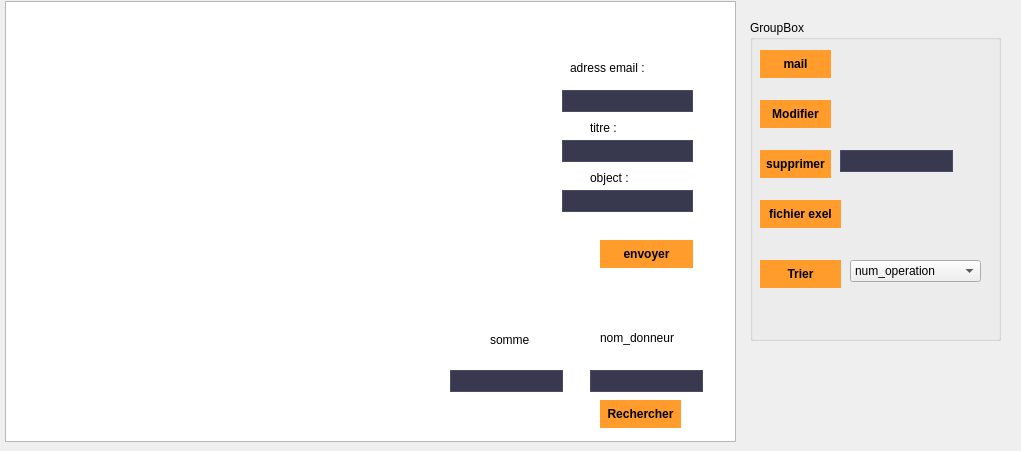
      <widget class="QWidget" name="page_5">
       <property name="geometry">
        <rect>
         <x>0</x>
         <y>0</y>
         <width>1021</width>
         <height>451</height>
        </rect>
       </property>
       <attribute name="icon">
        <iconset>
         <normaloff>../Downloads/icons8-livraison-de-nourriture-100 (1).png</normaloff>../Downloads/icons8-livraison-de-nourriture-100 (1).png</iconset>
       </attribute>
       <attribute name="label">
        <string>afficher dons financiers</string>
       </attribute>
       <widget class="QGroupBox" name="groupBox_4">
        <property name="geometry">
         <rect>
          <x>750</x>
          <y>20</y>
          <width>251</width>
          <height>321</height>
         </rect>
        </property>
        <property name="title">
         <string>GroupBox</string>
        </property>
        <widget class="QPushButton" name="pushButton_20">
         <property name="geometry">
          <rect>
           <x>10</x>
           <y>80</y>
           <width>71</width>
           <height>28</height>
          </rect>
         </property>
         <property name="styleSheet">
          <string notr="true">background-color: #ff9c2b;
	color: #000000;
	font-weight: bold;
	border-style: solid;
	border-color: #000000;
	padding: 6px;
</string>
         </property>
         <property name="text">
          <string>Modifier</string>
         </property>
         <property name="icon">
          <iconset>
           <normaloff>../Downloads/icons8-registration-100.png</normaloff>../Downloads/icons8-registration-100.png</iconset>
         </property>
        </widget>
        <widget class="QPushButton" name="bp_supprimer">
         <property name="geometry">
          <rect>
           <x>10</x>
           <y>130</y>
           <width>71</width>
           <height>28</height>
          </rect>
         </property>
         <property name="styleSheet">
          <string notr="true">background-color: #ff9c2b;
	color: #000000;
	font-weight: bold;
	border-style: solid;
	border-color: #000000;
	padding: 6px;</string>
         </property>
         <property name="text">
          <string>supprimer</string>
         </property>
         <property name="icon">
          <iconset>
           <normaloff>../Downloads/icons8-data-backup-64.png</normaloff>../Downloads/icons8-data-backup-64.png</iconset>
         </property>
        </widget>
        <widget class="QPushButton" name="exel">
         <property name="geometry">
          <rect>
           <x>10</x>
           <y>180</y>
           <width>81</width>
           <height>28</height>
          </rect>
         </property>
         <property name="styleSheet">
          <string notr="true">background-color: #ff9c2b;
	color: #000000;
	font-weight: bold;
	border-style: solid;
	border-color: #000000;
	padding: 6px;</string>
         </property>
         <property name="text">
          <string>fichier exel</string>
         </property>
         <property name="icon">
          <iconset>
           <normaloff>../Downloads/icons8-print-100.png</normaloff>../Downloads/icons8-print-100.png</iconset>
         </property>
        </widget>
        <widget class="QPushButton" name="Trier">
         <property name="geometry">
          <rect>
           <x>10</x>
           <y>240</y>
           <width>81</width>
           <height>28</height>
          </rect>
         </property>
         <property name="styleSheet">
          <string notr="true">background-color: #ff9c2b;
	color: #000000;
	font-weight: bold;
	border-style: solid;
	border-color: #000000;
	padding: 6px;</string>
         </property>
         <property name="text">
          <string>Trier</string>
         </property>
         <property name="icon">
          <iconset>
           <normaloff>../Downloads/icons8-location-100.png</normaloff>../Downloads/icons8-location-100.png</iconset>
         </property>
        </widget>
        <widget class="QComboBox" name="comboBox7">
         <property name="geometry">
          <rect>
           <x>100</x>
           <y>240</y>
           <width>131</width>
           <height>22</height>
          </rect>
         </property>
         <item>
          <property name="text">
           <string>num_operation</string>
          </property>
         </item>
         <item>
          <property name="text">
           <string>somme</string>
          </property>
         </item>
         <item>
          <property name="text">
           <string>nom_donneur</string>
          </property>
         </item>
        </widget>
        <widget class="QPushButton" name="mail">
         <property name="geometry">
          <rect>
           <x>10</x>
           <y>30</y>
           <width>71</width>
           <height>28</height>
          </rect>
         </property>
         <property name="styleSheet">
          <string notr="true">background-color: #ff9c2b;
	color: #000000;
	font-weight: bold;
	border-style: solid;
	border-color: #000000;
	padding: 6px;</string>
         </property>
         <property name="text">
          <string>mail</string>
         </property>
        </widget>
        <widget class="QLineEdit" name="id_supp">
         <property name="geometry">
          <rect>
           <x>90</x>
           <y>130</y>
           <width>113</width>
           <height>22</height>
          </rect>
         </property>
         <property name="styleSheet">
          <string notr="true">background-color: #38394e;
	color: #c1c1c1;
	border-style: solid;
	border-width: 1px;
	border-color: #4a4c68;</string>
         </property>
        </widget>
       </widget>
       <widget class="QTableView" name="tab_dons_financiers">
        <property name="geometry">
         <rect>
          <x>5</x>
          <y>1</y>
          <width>731</width>
          <height>441</height>
         </rect>
        </property>
       </widget>
       <widget class="QLineEdit" name="email">
        <property name="geometry">
         <rect>
          <x>562</x>
          <y>90</y>
          <width>131</width>
          <height>22</height>
         </rect>
        </property>
        <property name="styleSheet">
         <string notr="true">background-color: #38394e;
	color: #c1c1c1;
	border-style: solid;
	border-width: 1px;
	border-color: #4a4c68;</string>
        </property>
       </widget>
       <widget class="QLineEdit" name="subject">
        <property name="geometry">
         <rect>
          <x>562</x>
          <y>140</y>
          <width>131</width>
          <height>22</height>
         </rect>
        </property>
        <property name="styleSheet">
         <string notr="true">background-color: #38394e;
	color: #c1c1c1;
	border-style: solid;
	border-width: 1px;
	border-color: #4a4c68;</string>
        </property>
       </widget>
       <widget class="QLineEdit" name="body">
        <property name="geometry">
         <rect>
          <x>562</x>
          <y>190</y>
          <width>131</width>
          <height>22</height>
         </rect>
        </property>
        <property name="styleSheet">
         <string notr="true">background-color: #38394e;
	color: #c1c1c1;
	border-style: solid;
	border-width: 1px;
	border-color: #4a4c68;</string>
        </property>
       </widget>
       <widget class="QPushButton" name="b_email">
        <property name="geometry">
         <rect>
          <x>600</x>
          <y>240</y>
          <width>93</width>
          <height>28</height>
         </rect>
        </property>
        <property name="styleSheet">
         <string notr="true">background-color: #ff9c2b;
	color: #000000;
	font-weight: bold;
	border-style: solid;
	border-color: #000000;
	padding: 6px;
</string>
        </property>
        <property name="text">
         <string>envoyer</string>
        </property>
       </widget>
       <widget class="QLabel" name="label_17">
        <property name="geometry">
         <rect>
          <x>570</x>
          <y>60</y>
          <width>101</width>
          <height>16</height>
         </rect>
        </property>
        <property name="text">
         <string>adress email :</string>
        </property>
       </widget>
       <widget class="QLabel" name="label_18">
        <property name="geometry">
         <rect>
          <x>590</x>
          <y>120</y>
          <width>56</width>
          <height>16</height>
         </rect>
        </property>
        <property name="text">
         <string>titre :</string>
        </property>
       </widget>
       <widget class="QLabel" name="label_19">
        <property name="geometry">
         <rect>
          <x>590</x>
          <y>170</y>
          <width>56</width>
          <height>16</height>
         </rect>
        </property>
        <property name="text">
         <string>object :</string>
        </property>
       </widget>
       <widget class="QLineEdit" name="sommerech">
        <property name="geometry">
         <rect>
          <x>450</x>
          <y>370</y>
          <width>113</width>
          <height>22</height>
         </rect>
        </property>
        <property name="styleSheet">
         <string notr="true">background-color: #38394e;
	color: #c1c1c1;
	border-style: solid;
	border-width: 1px;
	border-color: #4a4c68;</string>
        </property>
       </widget>
       <widget class="QLineEdit" name="nom_donneurerech">
        <property name="geometry">
         <rect>
          <x>590</x>
          <y>370</y>
          <width>113</width>
          <height>22</height>
         </rect>
        </property>
        <property name="styleSheet">
         <string notr="true">background-color: #38394e;
	color: #c1c1c1;
	border-style: solid;
	border-width: 1px;
	border-color: #4a4c68;</string>
        </property>
       </widget>
       <widget class="QLabel" name="label_20">
        <property name="geometry">
         <rect>
          <x>490</x>
          <y>330</y>
          <width>101</width>
          <height>20</height>
         </rect>
        </property>
        <property name="text">
         <string>somme</string>
        </property>
       </widget>
       <widget class="QLabel" name="label_21">
        <property name="geometry">
         <rect>
          <x>600</x>
          <y>330</y>
          <width>101</width>
          <height>16</height>
         </rect>
        </property>
        <property name="text">
         <string>nom_donneur</string>
        </property>
       </widget>
       <widget class="QPushButton" name="recherche">
        <property name="geometry">
         <rect>
          <x>600</x>
          <y>400</y>
          <width>81</width>
          <height>28</height>
         </rect>
        </property>
        <property name="styleSheet">
         <string notr="true">background-color: #ff9c2b;
	color: #000000;
	font-weight: bold;
	border-style: solid;
	border-color: #000000;
	padding: 6px;</string>
        </property>
        <property name="text">
         <string>Rechercher</string>
        </property>
        <property name="icon">
         <iconset>
          <normaloff>../Downloads/icons8-search-100.png</normaloff>../Downloads/icons8-search-100.png</iconset>
        </property>
       </widget>
      </widget>
